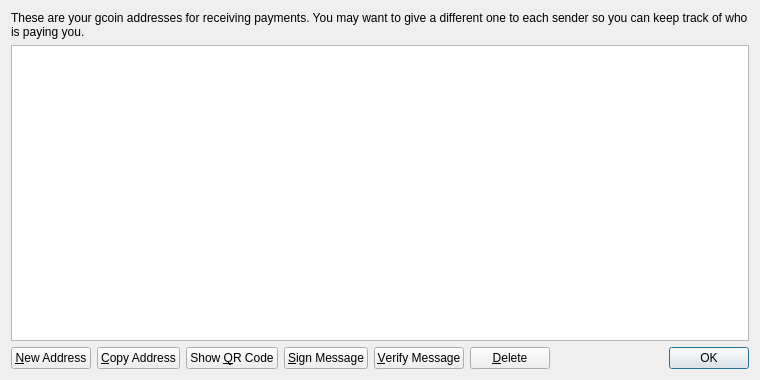
<?xml version="1.0" encoding="UTF-8"?>
<ui version="4.0">
 <class>AddressBookPage</class>
 <widget class="QWidget" name="AddressBookPage">
  <property name="geometry">
   <rect>
    <x>0</x>
    <y>0</y>
    <width>760</width>
    <height>380</height>
   </rect>
  </property>
  <property name="windowTitle">
   <string>Address Book</string>
  </property>
  <layout class="QVBoxLayout" name="verticalLayout">
   <item>
    <widget class="QLabel" name="labelExplanation">
     <property name="text">
      <string>These are your gcoin addresses for receiving payments. You may want to give a different one to each sender so you can keep track of who is paying you.</string>
     </property>
     <property name="textFormat">
      <enum>Qt::PlainText</enum>
     </property>
     <property name="wordWrap">
      <bool>true</bool>
     </property>
    </widget>
   </item>
   <item>
    <widget class="QTableView" name="tableView">
     <property name="contextMenuPolicy">
      <enum>Qt::CustomContextMenu</enum>
     </property>
     <property name="toolTip">
      <string>Double-click to edit address or label</string>
     </property>
     <property name="tabKeyNavigation">
      <bool>false</bool>
     </property>
     <property name="alternatingRowColors">
      <bool>true</bool>
     </property>
     <property name="selectionMode">
      <enum>QAbstractItemView::SingleSelection</enum>
     </property>
     <property name="selectionBehavior">
      <enum>QAbstractItemView::SelectRows</enum>
     </property>
     <property name="sortingEnabled">
      <bool>true</bool>
     </property>
     <attribute name="verticalHeaderVisible">
      <bool>false</bool>
     </attribute>
    </widget>
   </item>
   <item>
    <layout class="QHBoxLayout" name="horizontalLayout">
     <item>
      <widget class="QPushButton" name="newAddressButton">
       <property name="toolTip">
        <string>Create a new address</string>
       </property>
       <property name="text">
        <string>&amp;New Address</string>
       </property>
       <property name="icon">
        <iconset resource="../bitcoin.qrc">
         <normaloff>:/icons/add</normaloff>:/icons/add</iconset>
       </property>
      </widget>
     </item>
     <item>
      <widget class="QPushButton" name="copyToClipboard">
       <property name="toolTip">
        <string>Copy the currently selected address to the system clipboard</string>
       </property>
       <property name="text">
        <string>&amp;Copy Address</string>
       </property>
       <property name="icon">
        <iconset resource="../bitcoin.qrc">
         <normaloff>:/icons/editcopy</normaloff>:/icons/editcopy</iconset>
       </property>
      </widget>
     </item>
     <item>
      <widget class="QPushButton" name="showQRCode">
       <property name="text">
        <string>Show &amp;QR Code</string>
       </property>
       <property name="icon">
        <iconset resource="../bitcoin.qrc">
         <normaloff>:/icons/qrcode</normaloff>:/icons/qrcode</iconset>
       </property>
      </widget>
     </item>
     <item>
      <widget class="QPushButton" name="signMessage">
       <property name="toolTip">
        <string>Sign a message to prove you own a Bitcoin address</string>
       </property>
       <property name="text">
        <string>&amp;Sign Message</string>
       </property>
       <property name="icon">
        <iconset resource="../bitcoin.qrc">
         <normaloff>:/icons/edit</normaloff>:/icons/edit</iconset>
       </property>
      </widget>
     </item>
     <item>
      <widget class="QPushButton" name="verifyMessage">
       <property name="toolTip">
        <string>Verify a message to ensure it was signed with a specified Bitcoin address</string>
       </property>
       <property name="text">
        <string>&amp;Verify Message</string>
       </property>
       <property name="icon">
        <iconset resource="../bitcoin.qrc">
         <normaloff>:/icons/transaction_0</normaloff>:/icons/transaction_0</iconset>
       </property>
      </widget>
     </item>
     <item>
      <widget class="QPushButton" name="deleteButton">
       <property name="toolTip">
        <string>Delete the currently selected address from the list. Only sending addresses can be deleted.</string>
       </property>
       <property name="text">
        <string>&amp;Delete</string>
       </property>
       <property name="icon">
        <iconset resource="../bitcoin.qrc">
         <normaloff>:/icons/remove</normaloff>:/icons/remove</iconset>
       </property>
      </widget>
     </item>
     <item>
      <spacer name="horizontalSpacer">
       <property name="orientation">
        <enum>Qt::Horizontal</enum>
       </property>
       <property name="sizeHint" stdset="0">
        <size>
         <width>40</width>
         <height>20</height>
        </size>
       </property>
      </spacer>
     </item>
     <item>
      <widget class="QDialogButtonBox" name="buttonBox">
       <property name="sizePolicy">
        <sizepolicy hsizetype="Maximum" vsizetype="Fixed">
         <horstretch>0</horstretch>
         <verstretch>0</verstretch>
        </sizepolicy>
       </property>
       <property name="standardButtons">
        <set>QDialogButtonBox::Ok</set>
       </property>
      </widget>
     </item>
    </layout>
   </item>
  </layout>
 </widget>
 <resources>
  <include location="../bitcoin.qrc"/>
 </resources>
 <connections/>
</ui>
